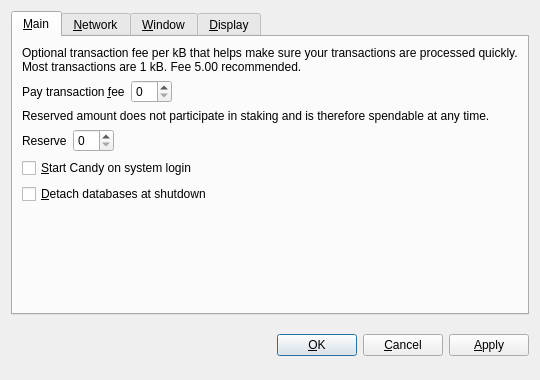
<?xml version="1.0" encoding="UTF-8"?>
<ui version="4.0">
 <class>OptionsDialog</class>
 <widget class="QDialog" name="OptionsDialog">
  <property name="geometry">
   <rect>
    <x>0</x>
    <y>0</y>
    <width>540</width>
    <height>380</height>
   </rect>
  </property>
  <property name="windowTitle">
   <string>Options</string>
  </property>
  <property name="modal">
   <bool>true</bool>
  </property>
  <layout class="QVBoxLayout" name="verticalLayout">
   <item>
    <widget class="QTabWidget" name="tabWidget">
     <property name="tabPosition">
      <enum>QTabWidget::North</enum>
     </property>
     <property name="currentIndex">
      <number>0</number>
     </property>
     <widget class="QWidget" name="tabMain">
      <attribute name="title">
       <string>&amp;Main</string>
      </attribute>
      <layout class="QVBoxLayout" name="verticalLayout_Main">
       <item>
        <widget class="QLabel" name="transactionFeeInfoLabel">
         <property name="text">
          <string>Optional transaction fee per kB that helps make sure your transactions are processed quickly. Most transactions are 1 kB. Fee 5.00 recommended.</string>
         </property>
         <property name="textFormat">
          <enum>Qt::PlainText</enum>
         </property>
         <property name="wordWrap">
          <bool>true</bool>
         </property>
        </widget>
       </item>
       <item>
        <layout class="QHBoxLayout" name="horizontalLayoutFee">
         <item>
          <widget class="QLabel" name="transactionFeeLabel">
           <property name="text">
            <string>Pay transaction &amp;fee</string>
           </property>
           <property name="textFormat">
            <enum>Qt::PlainText</enum>
           </property>
           <property name="buddy">
            <cstring>transactionFee</cstring>
           </property>
          </widget>
         </item>
         <item>
          <widget class="BitcoinAmountField" name="transactionFee"/>
         </item>
         <item>
          <spacer name="horizontalSpacerFee">
           <property name="orientation">
            <enum>Qt::Horizontal</enum>
           </property>
           <property name="sizeHint" stdset="0">
            <size>
             <width>40</width>
             <height>20</height>
            </size>
           </property>
          </spacer>
         </item>
        </layout>
       </item>
       <item>
        <widget class="QLabel" name="reserveBalanceInfoLabel">
         <property name="text">
          <string>Reserved amount does not participate in staking and is therefore spendable at any time.</string>
         </property>
         <property name="textFormat">
          <enum>Qt::PlainText</enum>
         </property>
         <property name="wordWrap">
          <bool>true</bool>
         </property>
        </widget>
       </item>
       <item>
        <layout class="QHBoxLayout" name="horizontalLayoutReserveBalance">
         <item>
          <widget class="QLabel" name="reserveBalanceLabel">
           <property name="text">
            <string>Reserve</string>
           </property>
           <property name="textFormat">
            <enum>Qt::PlainText</enum>
           </property>
           <property name="buddy">
            <cstring>reserveBalance</cstring>
           </property>
          </widget>
         </item>
         <item>
          <widget class="BitcoinAmountField" name="reserveBalance"/>
         </item>
         <item>
          <spacer name="horizontalSpacerReserveBalance">
           <property name="orientation">
            <enum>Qt::Horizontal</enum>
           </property>
           <property name="sizeHint" stdset="0">
            <size>
             <width>40</width>
             <height>20</height>
            </size>
           </property>
          </spacer>
         </item>
        </layout>
       </item>
       <item>
        <widget class="QCheckBox" name="bitcoinAtStartup">
         <property name="toolTip">
          <string>Automatically start Candy after logging in to the system.</string>
         </property>
         <property name="text">
          <string>&amp;Start Candy on system login</string>
         </property>
        </widget>
       </item>
       <item>
        <widget class="QCheckBox" name="detachDatabases">
         <property name="toolTip">
          <string>Detach block and address databases at shutdown. This means they can be moved to another data directory, but it slows down shutdown. The wallet is always detached.</string>
         </property>
         <property name="text">
          <string>&amp;Detach databases at shutdown</string>
         </property>
        </widget>
       </item>
       <item>
        <spacer name="verticalSpacer_Main">
         <property name="orientation">
          <enum>Qt::Vertical</enum>
         </property>
         <property name="sizeHint" stdset="0">
          <size>
           <width>20</width>
           <height>40</height>
          </size>
         </property>
        </spacer>
       </item>
      </layout>
     </widget>
     <widget class="QWidget" name="tabNetwork">
      <attribute name="title">
       <string>&amp;Network</string>
      </attribute>
      <layout class="QVBoxLayout" name="verticalLayout_Network">
       <item>
        <widget class="QCheckBox" name="mapPortUpnp">
         <property name="toolTip">
          <string>Automatically open the Candy client port on the router. This only works when your router supports UPnP and it is enabled.</string>
         </property>
         <property name="text">
          <string>Map port using &amp;UPnP</string>
         </property>
        </widget>
       </item>
       <item>
        <widget class="QCheckBox" name="connectSocks">
         <property name="toolTip">
          <string>Connect to the Candy network through a SOCKS proxy (e.g. when connecting through Tor).</string>
         </property>
         <property name="text">
          <string>&amp;Connect through SOCKS proxy:</string>
         </property>
        </widget>
       </item>
       <item>
        <layout class="QHBoxLayout" name="horizontalLayout_Network">
         <item>
          <widget class="QLabel" name="proxyIpLabel">
           <property name="text">
            <string>Proxy &amp;IP:</string>
           </property>
           <property name="textFormat">
            <enum>Qt::PlainText</enum>
           </property>
           <property name="buddy">
            <cstring>proxyIp</cstring>
           </property>
          </widget>
         </item>
         <item>
          <widget class="QValidatedLineEdit" name="proxyIp">
           <property name="maximumSize">
            <size>
             <width>140</width>
             <height>16777215</height>
            </size>
           </property>
           <property name="toolTip">
            <string>IP address of the proxy (e.g. 127.0.0.1)</string>
           </property>
          </widget>
         </item>
         <item>
          <widget class="QLabel" name="proxyPortLabel">
           <property name="text">
            <string>&amp;Port:</string>
           </property>
           <property name="textFormat">
            <enum>Qt::PlainText</enum>
           </property>
           <property name="buddy">
            <cstring>proxyPort</cstring>
           </property>
          </widget>
         </item>
         <item>
          <widget class="QLineEdit" name="proxyPort">
           <property name="maximumSize">
            <size>
             <width>55</width>
             <height>16777215</height>
            </size>
           </property>
           <property name="toolTip">
            <string>Port of the proxy (e.g. 9050)</string>
           </property>
          </widget>
         </item>
         <item>
          <widget class="QLabel" name="socksVersionLabel">
           <property name="text">
            <string>SOCKS &amp;Version:</string>
           </property>
           <property name="textFormat">
            <enum>Qt::PlainText</enum>
           </property>
           <property name="buddy">
            <cstring>socksVersion</cstring>
           </property>
          </widget>
         </item>
         <item>
          <widget class="QValueComboBox" name="socksVersion">
           <property name="toolTip">
            <string>SOCKS version of the proxy (e.g. 5)</string>
           </property>
          </widget>
         </item>
         <item>
          <spacer name="horizontalSpacer_Network">
           <property name="orientation">
            <enum>Qt::Horizontal</enum>
           </property>
           <property name="sizeHint" stdset="0">
            <size>
             <width>40</width>
             <height>20</height>
            </size>
           </property>
          </spacer>
         </item>
        </layout>
       </item>
       <item>
        <spacer name="verticalSpacer_Network">
         <property name="orientation">
          <enum>Qt::Vertical</enum>
         </property>
         <property name="sizeHint" stdset="0">
          <size>
           <width>20</width>
           <height>40</height>
          </size>
         </property>
        </spacer>
       </item>
      </layout>
     </widget>
     <widget class="QWidget" name="tabWindow">
      <attribute name="title">
       <string>&amp;Window</string>
      </attribute>
      <layout class="QVBoxLayout" name="verticalLayout_Window">
       <item>
        <widget class="QCheckBox" name="minimizeToTray">
         <property name="toolTip">
          <string>Show only a tray icon after minimizing the window.</string>
         </property>
         <property name="text">
          <string>&amp;Minimize to the tray instead of the taskbar</string>
         </property>
        </widget>
       </item>
       <item>
        <widget class="QCheckBox" name="minimizeOnClose">
         <property name="toolTip">
          <string>Minimize instead of exit the application when the window is closed. When this option is enabled, the application will be closed only after selecting Quit in the menu.</string>
         </property>
         <property name="text">
          <string>M&amp;inimize on close</string>
         </property>
        </widget>
       </item>
       <item>
        <spacer name="verticalSpacer_Window">
         <property name="orientation">
          <enum>Qt::Vertical</enum>
         </property>
         <property name="sizeHint" stdset="0">
          <size>
           <width>20</width>
           <height>40</height>
          </size>
         </property>
        </spacer>
       </item>
      </layout>
     </widget>
     <widget class="QWidget" name="tabDisplay">
      <attribute name="title">
       <string>&amp;Display</string>
      </attribute>
      <layout class="QVBoxLayout" name="verticalLayout_Display">
       <item>
        <layout class="QHBoxLayout" name="horizontalLayout_1_Display">
         <item>
          <widget class="QLabel" name="langLabel">
           <property name="text">
            <string>User Interface &amp;language:</string>
           </property>
           <property name="textFormat">
            <enum>Qt::PlainText</enum>
           </property>
           <property name="buddy">
            <cstring>lang</cstring>
           </property>
          </widget>
         </item>
         <item>
          <widget class="QValueComboBox" name="lang">
           <property name="toolTip">
            <string>The user interface language can be set here. This setting will take effect after restarting Candy.</string>
           </property>
          </widget>
         </item>
        </layout>
       </item>
       <item>
        <layout class="QHBoxLayout" name="horizontalLayout_2_Display">
         <item>
          <widget class="QLabel" name="unitLabel">
           <property name="text">
            <string>&amp;Unit to show amounts in:</string>
           </property>
           <property name="textFormat">
            <enum>Qt::PlainText</enum>
           </property>
           <property name="buddy">
            <cstring>unit</cstring>
           </property>
          </widget>
         </item>
         <item>
          <widget class="QValueComboBox" name="unit">
           <property name="toolTip">
            <string>Choose the default subdivision unit to show in the interface and when sending coins.</string>
           </property>
          </widget>
         </item>
        </layout>
       </item>
       <item>
        <widget class="QCheckBox" name="displayAddresses">
         <property name="toolTip">
          <string>Whether to show Candy addresses in the transaction list or not.</string>
         </property>
         <property name="text">
          <string>&amp;Display addresses in transaction list</string>
         </property>
        </widget>
       </item>
       <item>
        <widget class="QCheckBox" name="coinControlFeatures">
         <property name="toolTip">
          <string>Whether to show coin control features or not.</string>
         </property>
         <property name="text">
          <string>Display coin &amp;control features (experts only!)</string>
         </property>
        </widget>
       </item>
       <item>
        <spacer name="verticalSpacer_Display">
         <property name="orientation">
          <enum>Qt::Vertical</enum>
         </property>
         <property name="sizeHint" stdset="0">
          <size>
           <width>20</width>
           <height>40</height>
          </size>
         </property>
        </spacer>
       </item>
      </layout>
     </widget>
    </widget>
   </item>
   <item>
    <layout class="QHBoxLayout" name="horizontalLayout_Buttons">
     <item>
      <spacer name="horizontalSpacer_1">
       <property name="orientation">
        <enum>Qt::Horizontal</enum>
       </property>
       <property name="sizeHint" stdset="0">
        <size>
         <width>40</width>
         <height>48</height>
        </size>
       </property>
      </spacer>
     </item>
     <item>
      <widget class="QLabel" name="statusLabel">
       <property name="font">
        <font>
         <weight>75</weight>
         <bold>true</bold>
        </font>
       </property>
       <property name="text">
        <string/>
       </property>
       <property name="textFormat">
        <enum>Qt::PlainText</enum>
       </property>
       <property name="wordWrap">
        <bool>true</bool>
       </property>
      </widget>
     </item>
     <item>
      <spacer name="horizontalSpacer_2">
       <property name="orientation">
        <enum>Qt::Horizontal</enum>
       </property>
       <property name="sizeHint" stdset="0">
        <size>
         <width>40</width>
         <height>48</height>
        </size>
       </property>
      </spacer>
     </item>
     <item>
      <widget class="QPushButton" name="okButton">
       <property name="text">
        <string>&amp;OK</string>
       </property>
      </widget>
     </item>
     <item>
      <widget class="QPushButton" name="cancelButton">
       <property name="text">
        <string>&amp;Cancel</string>
       </property>
       <property name="autoDefault">
        <bool>false</bool>
       </property>
      </widget>
     </item>
     <item>
      <widget class="QPushButton" name="applyButton">
       <property name="text">
        <string>&amp;Apply</string>
       </property>
       <property name="autoDefault">
        <bool>false</bool>
       </property>
      </widget>
     </item>
    </layout>
   </item>
  </layout>
 </widget>
 <customwidgets>
  <customwidget>
   <class>BitcoinAmountField</class>
   <extends>QSpinBox</extends>
   <header>bitcoinamountfield.h</header>
  </customwidget>
  <customwidget>
   <class>QValueComboBox</class>
   <extends>QComboBox</extends>
   <header>qvaluecombobox.h</header>
  </customwidget>
  <customwidget>
   <class>QValidatedLineEdit</class>
   <extends>QLineEdit</extends>
   <header>qvalidatedlineedit.h</header>
  </customwidget>
 </customwidgets>
 <resources/>
 <connections/>
</ui>
